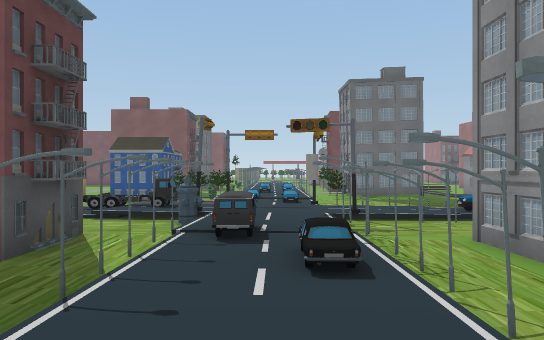
View 1 (above)

24 first-person views from a walk through a scene from a Unity 3-D project. The camera is 1.4 m above the floor, looks level and sees 70° across. The floor is counted in squares, 1.89 m on a side. Each view is taken from the middle of a square. On the plan, view 1 faces up. The plan holds only what a view shows up to about 12 squares ahead; the rest is blank. The place goes on beyond the plan. The player character is not drawn. Some surface patterns are stand-ins.

View 2
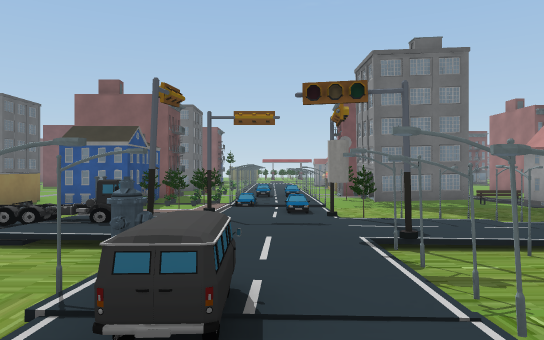

View 3
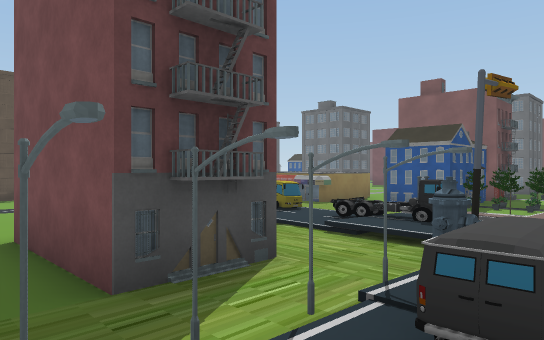

View 4
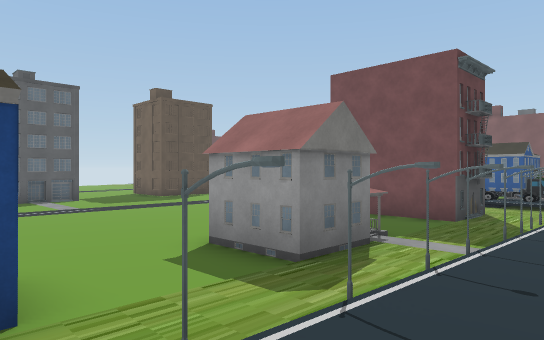

View 5
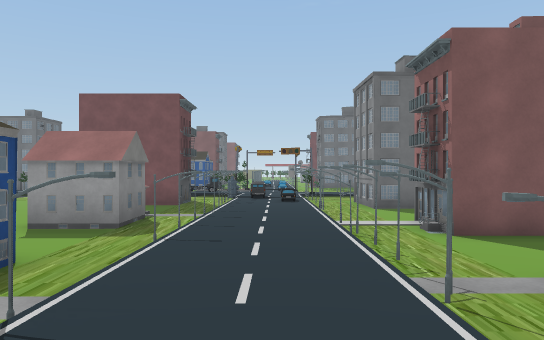

View 6
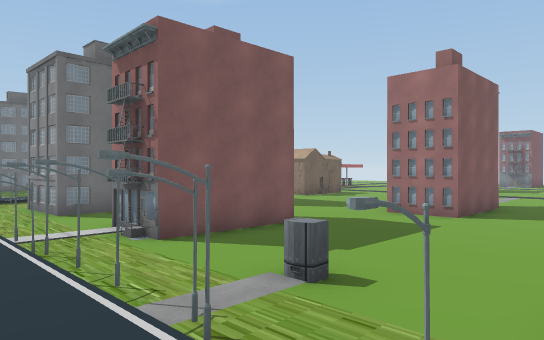

View 7
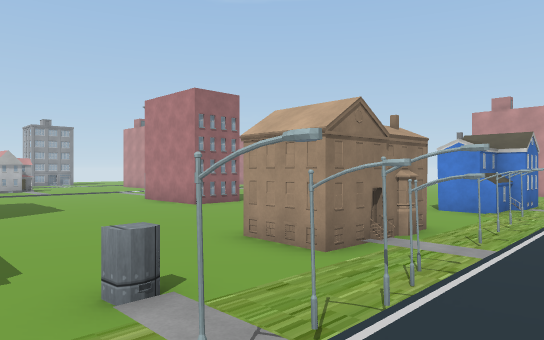

View 8
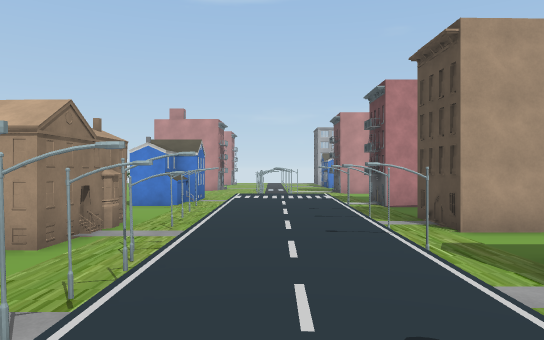

View 9
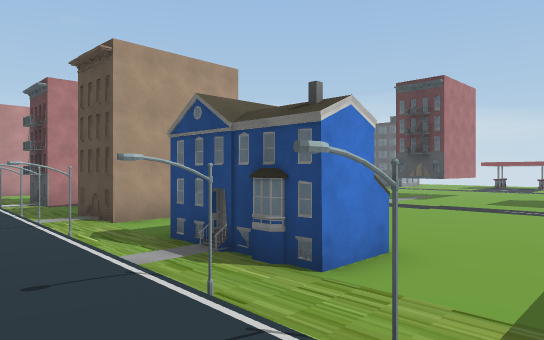

View 10
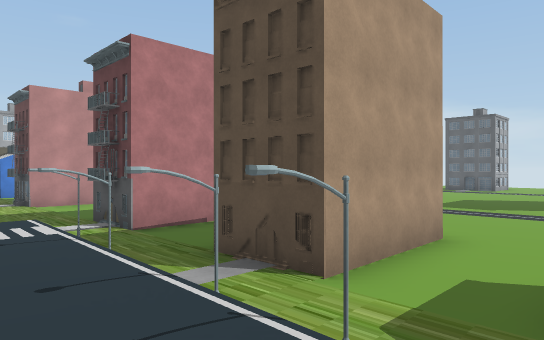

View 11
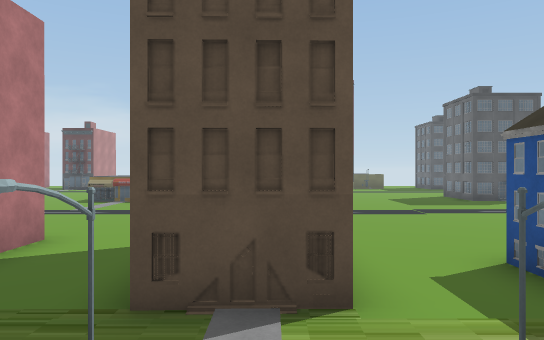

View 12
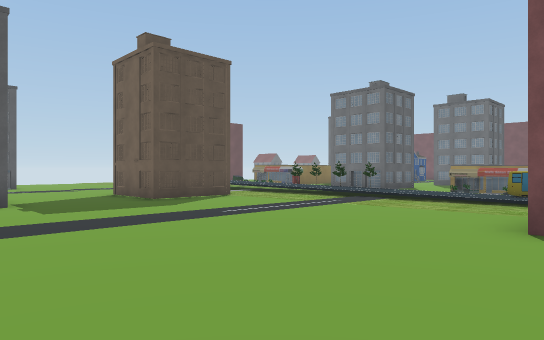

View 13
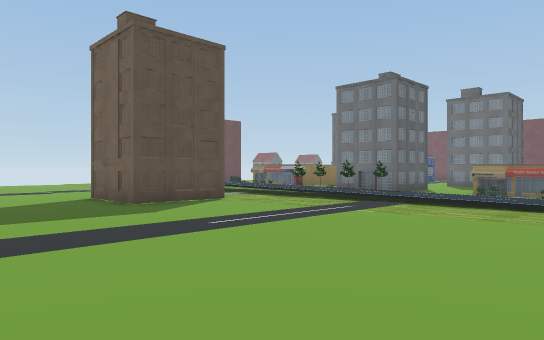

View 14
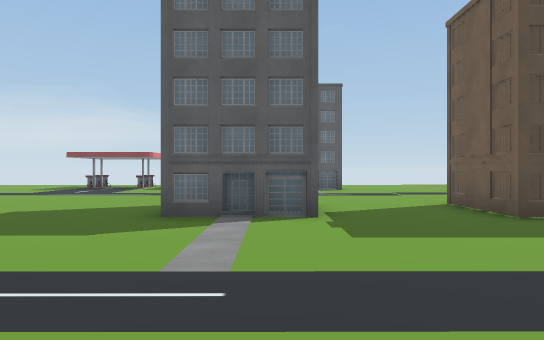

View 15
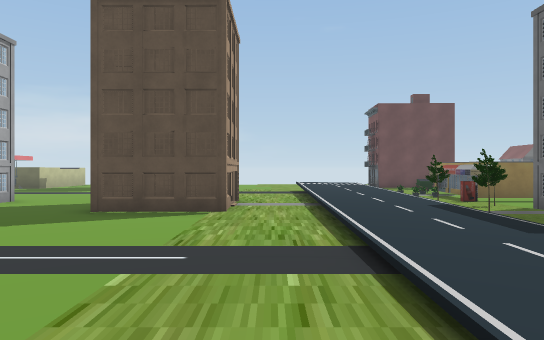

View 16
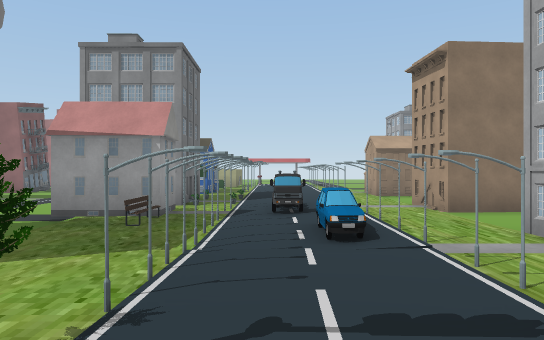

View 17
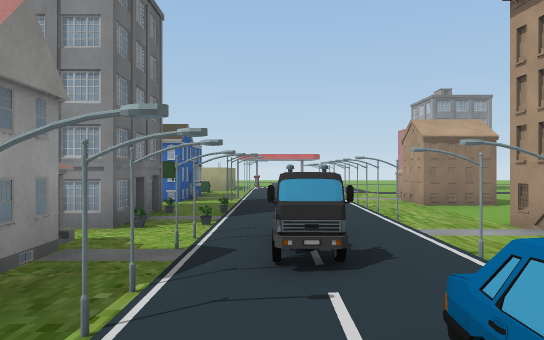

View 18
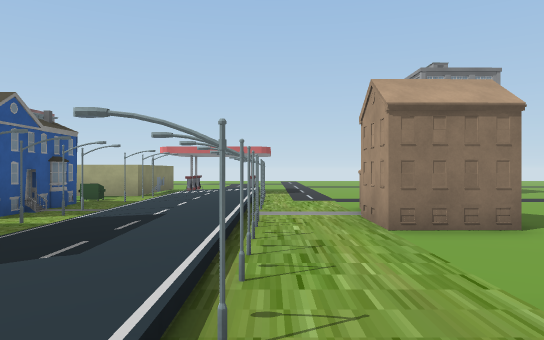

View 19
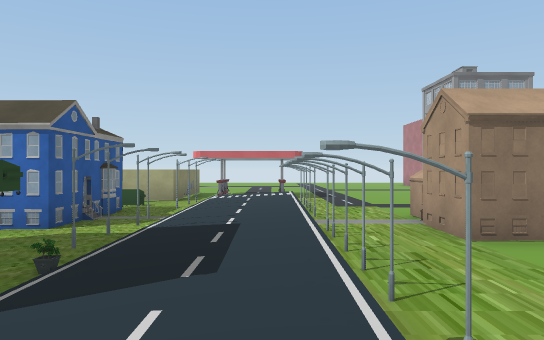

View 20
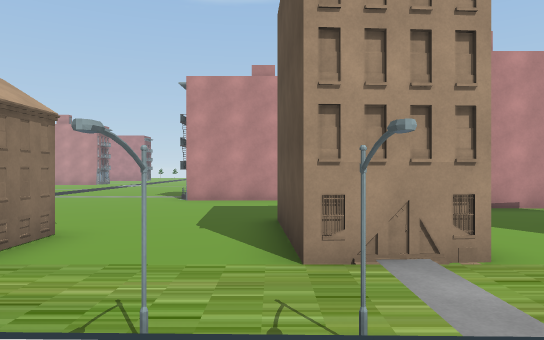

View 21
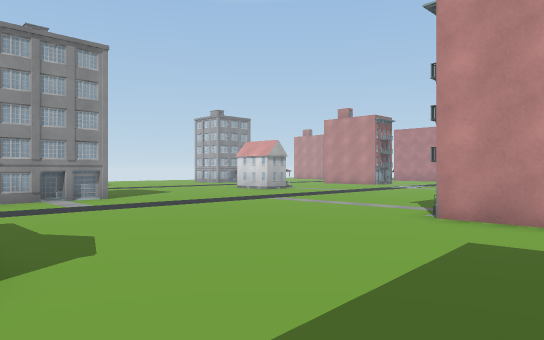

View 22
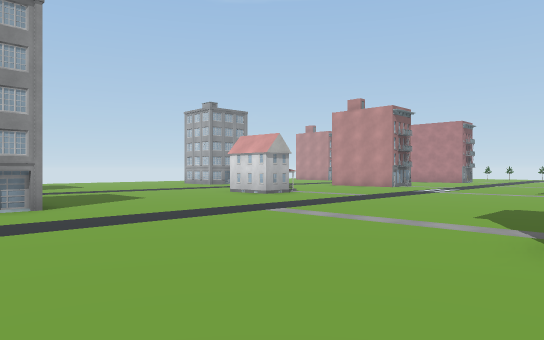

View 23
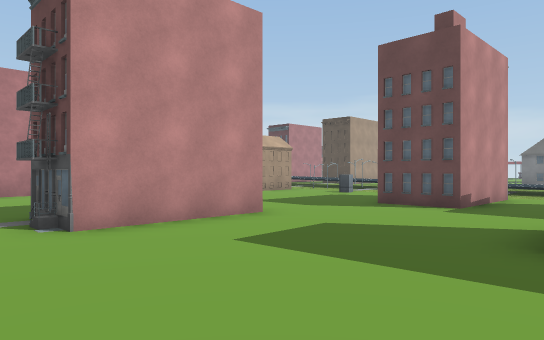

View 24
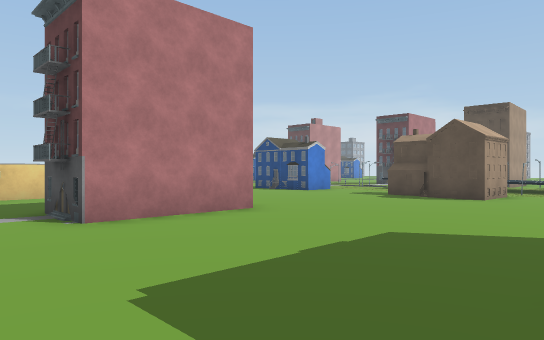

### Floor plan
Key: @ floor where view 1 was taken; # wall or solid block; . main floor; : floor 0.25 m higher than the main floor; + floor 0.5 m higher than the main floor; * floor 0.75 m higher than the main floor; / step, stairs or slope; = window, fence, low wall or low ledge; v drop or lower ground; S streetlight; B bench; C car; T tree; H hydrant; U building; M machine; R truck; I bin; O other object.
Columns run from 20 left of view 1 to 20 right of it. Each row starts with its distance up from view 1.
 13    O.        O #UOTO:OOU##.
 12  OOOMOU    OOO   OO/::.....   OO  # U  #
 11   .O  ..          ./:O.....UU UU I....I##
 10   ///T/T////OO// //#OOSSSBSSSSO/SSSOOO..
  9  ++++++++::/:OO:C/C:::T::S:RR:::::::::::.
  8  ///////////// ///:O::OSCCSS::SSSSSO++O+.
  7  .............  ...H:S..............OO.O.
  6  ...U##.......   #.S:S...................
  5  .   ##.......   U.SCS.U #..#U...##U.....
  4  ...###............S+S.#  ..# ...#     ..
  3 ...................S+OS## ..  .........
  2 ...................S+S..................#
  1  ............... U.++S..................U
  0  ...  U......... #.S@//####.............#
 -1       #............S+S.U###..............
 -2     ...............S+S........###........
 -3  ..................S+S........  #U.......
 -4 ................U#.++S...................
 -5 ...... ........  #.**S.M.................
 -6 .....   ........##.S*vS..................
 -7 ...      ..........S*=S##................
 -8 ..     ............S*v.##...............
 -9        .......   #.**=S#U..............
-10        ....   U  #.S*=S.......####....
-11               .....** O.......   U...
-12            ........S//O.. ...    ...
-13          .....####.OO .U#
-14          ....    U.   .U

Positions as (right, up) in squares from view 1, and headings:
1: (0, 0), facing up
2: (0, 3), facing up
3: (0, 3), facing up-left
4: (0, -4), facing up-left
5: (0, -8), facing up
6: (0, -7), facing up-right
7: (0, -3), facing down-right
8: (0, -2), facing down
9: (0, -1), facing down-left
10: (0, -6), facing down-left
11: (0, -9), facing left
12: (-5, -1), facing up-left
13: (-6, 0), facing up-left
14: (-8, 0), facing left
15: (-7, 7), facing left
16: (0, 9), facing right
17: (4, 9), facing right
18: (8, 7), facing right
19: (8, 8), facing right
20: (10, 9), facing down
21: (10, 4), facing down-right
22: (12, 2), facing down-right
23: (14, 3), facing down-left
24: (15, -4), facing down-left
